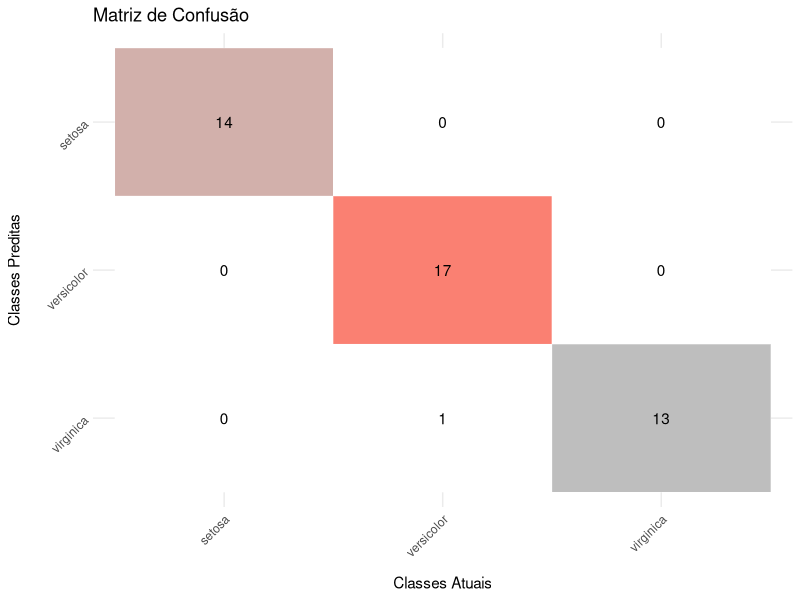

Here is the R script that generated this plot:
#######################################################################################################################
# PROGRAMA: kNN-Ricardo.R
# 
# USO: Algoritmo de Classificação Supervisionada usando k-NN (k-vizinhos mais próximos)
#
# AUTOR: Ricardo Puziol de Oliveira (rp.oliveira@unesp.br)
#
# DATA: 30 de Agosto de 2024
#######################################################################################################################
#
# DESCRIÇÃO:
#
# Este script realiza a classificação de dados usando o algoritmo k-NN. O k-NN é um método de aprendizado supervisionado
# que classifica novas amostras com base na similaridade com amostras conhecidas. As distâncias permitidas incluem 
# Euclidiana, Manhattan, Minkowski, Canberra e Chebyshev. O script também calcula e visualiza a matriz de confusão, 
# e fornece medidas de desempenho como acurácia, precisão, recall, F1-score e coeficiente Kappa.
#
# ENTRADA:
#
# train             - Matriz (matrix) ou quadro de dados (data.frame) contendo os dados do conjunto de treinamento.
# test              - Matriz (matrix) ou quadro de dados (data.frame) contendo os dados do conjunto de teste.
# tr.class          - Vetor (vector) ou matriz (matrix) contendo as classificações dos dados do conjunto de treinamento.
# te.class          - Vetor (vector) ou matriz (matrix) contendo as classificações dos dados do conjunto de teste.
# dist              - Métrica de distância a ser utilizada pelo algoritmo (padrão = "euclidean"). 
#                     As distâncias permitidas são: "euclidean", "manhattan", "minkowski", "canberra" e "chebyshev".
# k                 - Número inteiro representando o número de vizinhos a serem considerados (padrão = 3).
# lambda            - Número inteiro. Se a métrica de distância for 'minkowski', lambda deve ser definido.
#
# SAÍDA:
#
# result            - Lista contendo as seguintes medidas de desempenho:
#                     - Acurácia
#                     - Precisão
#                     - Recall
#                     - F1-Score
#                     - Especificidade
#                     - Valor Preditivo Negativo 
#                     - Taxa de Falso Positivo
#                     - Taxa de Falso Negativo
#                     - Coeficiente Kappa
#                     - Intervalos de Confiança para Acurácia e Kappa
#
# conf_matrix_plot  - Representação gráfica da matriz de confusão, visualizando a performance da classificação.
#
# EXEMPLO DE USO:
#
# data(iris)
#
# set.seed(123)
#
# train_indices <- sample(1:nrow(iris), size = 0.7 * nrow(iris))
#
# train_data <- iris[train_indices, 1:4]
# test_data <- iris[-train_indices, 1:4]
# train_labels <- iris[train_indices, 5]
# test_labels <- iris[-train_indices, 5]
#
# kNN(train = train_data, 
#     test = test_data, 
#     tr.class = train_labels, 
#     te.class = test_labels, 
#     dist = 'manhattan', 
#     k = 5)
#######################################################################################################################

kNN <- function(train, test, tr.class, te.class, dist = 'euclidean', k = 3, lambda)
{
    # Códigos de erro para entrada de argumentos inválidos 

    if(!is.data.frame(train) && !is.matrix(train))
        stop("Erro001: O objeto 'train' deve ser do tipo data.frame ou matrix.")
   
    if(!is.na(tr.class[1]))
    {
        tr.class    <- as.matrix(tr.class)
        if(nrow(train) != length(tr.class))
            stop("Erro002: Os objetos 'class' e 'train' devem ter o mesmo número de linhas.")
    }

    if(!(dist %in% c('euclidean', 'manhattan', 'minkowski', 'canberra', 'chebyshev')))
        stop("Erro003: 'dist' deve ser: 'euclidean', 'manhattan', 'minkowski', 'canberra', ou 'chebyshev'.")
   
    if (dist == 'minkowski' && is.null(lambda)) 
    {
        stop("Erro004: 'lambda' deve ser definido quando 'dist' é 'minkowski'.")
    }

    # Inicialização dos objetos

    nrow.tr      <- nrow(train)
    nrow.te      <- nrow(test)
    dist_matrix  <- matrix(0, nrow = nrow.te, ncol = nrow.tr) # Distâncias
    predict      <- as.character(nrow.te) # Predições

    # Cálculo das distâncias

    for (i in 1:nrow.te) 
    {
        for (j in 1:nrow.tr) 
        {
            if(dist == 'euclidean'){
                dist_matrix[i, j] <- sqrt(sum((train[j, ] - test[i, ])^2))
            } else if(dist == 'manhattan'){
                dist_matrix[i, j] <- sum(abs(train[j, ] - test[i, ]))
            } else if(dist == 'canberra'){
                dist_matrix[i, j] <- sum(abs(train[j, ] - test[i, ]) / (train[j, ] + test[i, ]))
            } else if(dist == 'chebyshev'){
                dist_matrix[i, j] <- max(abs(train[j, ] - test[i, ]))
            } else if (dist == 'minkowski'){
                dist_matrix[i, j] <- (sum(abs(train[j, ] - test[i, ])^lambda))^(1 / lambda)
            }
        }

        # Determinar os k vizinhos mais próximos
    
        nearest_indices <- order(dist_matrix[i, ])[1:k]
        tb.knn          <- table(tr.class[nearest_indices])
    
        # Classificação das instâncias

        predict[i] <- names(tb.knn[which.max(tb.knn)])
    }
   
    # Matriz de confusão   

    labs <- names(table(te.class))
    conf_matrix <- matrix(0, nrow = length(labs), ncol = length(labs))
    rownames(conf_matrix) <- labs
    colnames(conf_matrix) <- labs
    
    for (k in 1:length(predict))
    {
        pred <- as.character(predict[k])
        true <- as.character(te.class[k])
        conf_matrix[pred, true] <- conf_matrix[pred, true] + 1
    }
   
    # Gráfico da matriz de confusão usando ggplot2

    if (!requireNamespace("ggplot2", quietly = TRUE)) 
    {
      install.packages("ggplot2")
    }
    suppressWarnings(library(ggplot2))

    conf_matrix_melted           <- as.data.frame(as.table(conf_matrix))
    colnames(conf_matrix_melted) <- c("Predicted", "True", "Count")
    conf_matrix_melted$FillColor <- ifelse(conf_matrix_melted$Predicted == conf_matrix_melted$True, 
                                            conf_matrix_melted$Count, 
                                            NA)
    conf_matrix_plot     <- ggplot(conf_matrix_melted, aes(x = True, y = Predicted, fill = FillColor)) +
                                    geom_tile(color = "white") +
                                    geom_text(aes(label = Count), color = "black") +
                                    scale_fill_gradient(low = "gray", high = "salmon", na.value = "white") +
                                    scale_y_discrete(limits = rev(labs)) + 
                                    labs(x = "Classes Atuais", y = "Classes Preditas", title = "Matriz de Confusão") +
                                    theme_minimal() +
                                    theme(axis.text.x = element_text(angle = 45, hjust = 1),
                                          axis.text.y = element_text(angle = 45), 
                                          axis.title.x = element_text(margin = margin(t = 12)),
                                          axis.title.y = element_text(margin = margin(r = 12)),
                                          legend.position = "none")
    print(conf_matrix_plot)

    # Cálculo das métricas de desempenho:

        # - Acurácia (acc)
        # - Precisão (Ou Valor Preditivo Positivo) (precision)
        # - Valor Preditivo Negativo (negative_predictive_value)
        # - Recall (recall)
        # - Especificidade (specificity)
        # - F1-Score (f1_score)
        # - Taxa de Falso Positivo (false_positive_rate)
        # - Taxa de Falso Negativo (false_negative_rate)
        # - Coeficiente Kappa (kappa)
        # - Intervalos de Confiança para Acurácia e Kappa

    acc         <- sum(diag(conf_matrix)) / sum(conf_matrix) 
    n           <- length(te.class)
    z           <- qnorm(1 - 0.05 / 2)
    se          <- sqrt((acc * (1 - acc)) / n)
    ci_low      <- acc - z * se
    ci_high     <- min(acc + z * se, 1)

    precision   <- function(conf_matrix, label) 
    {
        tp      <- conf_matrix[label, label]
        fp      <- sum(conf_matrix[, label]) - tp
        return(tp / (tp + fp))
    }
    
    precision_values <- sapply(labs, function(label) precision(conf_matrix, label))

    recall      <- function(conf_matrix, label) 
    {
        tp      <- conf_matrix[label, label]
        fn      <- sum(conf_matrix[label, ]) - tp
        return(tp / (tp + fn))
    }

    recall_values <- sapply(labs, function(label) recall(conf_matrix, label))

    specificity <- function(conf_matrix, label) 
    {
        tn      <- sum(conf_matrix) - sum(conf_matrix[label, ]) - sum(conf_matrix[, label]) + conf_matrix[label, label]
        fp      <- sum(conf_matrix[, label]) - conf_matrix[label, label]
        return(tn / (tn + fp))
    }

    specificity_values <- sapply(labs, function(label) specificity(conf_matrix, label))

    f1_score    <- function(precision, recall) 
    {
        if(precision + recall == 0) return(0)
        return(2 * (precision * recall) / (precision + recall))
    }
    
    f1_scores   <- mapply(f1_score, precision_values, recall_values)

    false_positive_rate <- function(conf_matrix, label) 
    {
        tp      <- conf_matrix[label, label]
        fp      <- sum(conf_matrix[, label]) - tp
        tn      <- sum(conf_matrix) - sum(conf_matrix[label, ]) - sum(conf_matrix[, label]) + conf_matrix[label, label]
        return(fp / (fp + tn))
    }

    fpr_values  <- sapply(labs, function(label) false_positive_rate(conf_matrix, label))

    false_negative_rate <- function(conf_matrix, label) 
    {
        tp      <- conf_matrix[label, label]
        fn      <- sum(conf_matrix[label, ]) - tp
        return(fn / (fn + tp))
    }

    fnr_values  <- sapply(labs, function(label) false_negative_rate(conf_matrix, label))

    negative_predictive_value <- function(conf_matrix, label) 
    {
        tn      <- sum(conf_matrix) - sum(conf_matrix[label, ]) - sum(conf_matrix[, label]) + conf_matrix[label, label]
        fn      <- sum(conf_matrix[label, ]) - conf_matrix[label, label]
        return(tn / (tn + fn))
    }

    npv_values  <- sapply(labs, function(label) negative_predictive_value(conf_matrix, label))
      
    observed_acc        <- acc
    expected_acc        <- sum(rowSums(conf_matrix) * colSums(conf_matrix)) / (n^2)
   
    kappa               <- (observed_acc - expected_acc) / (1 - expected_acc)
    se_kappa            <- sqrt((observed_acc * (1 - observed_acc)) / (n*(1 - expected_acc)^2))
    ci_kappa_low        <- kappa - z * se_kappa
    ci_kappa_high       <- min(kappa + z * se_kappa, 1)

    # Descrição das distâncias

    dist_description <- switch(dist,
                               'euclidean' = 'Euclidiana',
                               'manhattan' = 'Manhattan',
                               'minkowski' = 'Minkowski',
                               'canberra'  = 'Canberra',
                               'chebyshev' = 'Chebyshev')

   # Gerar texto com os resultados

   conf_matrix_text <- paste("Matriz de Confusão:\n",
                             paste(capture.output(print(conf_matrix)), collapse = "\n"))

    metrics_text <- paste(
                        "Métricas:\n",
                        sprintf("Distância Utilizada: %s", dist_description), "\n",
                        sprintf("Acurácia: %.3f", acc), "\n",
                        sprintf("Intervalo de Confiança da Acurácia: [%.3f, %.3f]", ci_low, ci_high), "\n",
                        sprintf("Coeficiente Kappa: %.3f", kappa), "\n",
                        sprintf("Intervalo de Confiança do Kappa: [%.3f, %.3f]", ci_kappa_low, ci_kappa_high), "\n",
                        sprintf("Recall: %s", paste(sprintf("%.3f", recall_values), collapse = ", ")), "\n",
                        sprintf("Especificidade: %s", paste(sprintf("%.3f", specificity_values), collapse = ", ")), "\n",
                        sprintf("Precisão: %s", paste(sprintf("%.3f", precision_values), collapse = ", ")), "\n",
                        sprintf("Previsão Negativa: %s", paste(sprintf("%.3f", npv_values), collapse = ", ")), "\n",
                        sprintf("Taxa de Falso Positivo: %s", paste(sprintf("%.3f", fpr_values), collapse = ", ")), "\n",
                        sprintf("Taxa de Falso Negativo: %s", paste(sprintf("%.3f", fnr_values), collapse = ", ")), "\n",
                        sprintf("F1-Score: %s", paste(sprintf("%.3f", f1_scores), collapse = ", ")), "\n")
   
   result_text   <- paste(conf_matrix_text, metrics_text, sep = "\n\n")

   # Mostrar a saída como texto
   
   cat(result_text)
   
   # Resultados como lista para compatibilidade

   result <- list('Distance' = dist,
                  'Accuracy' = acc,
                  'Confusion Matrix' = conf_matrix,
                  'Prediction' = as.factor(predict),
                  'Precision' = precision_values,
                  'Recall' = recall_values,
                  'Specificity' = specificity_values,
                  'F1-Score' = f1_scores,
                  'False Positive Rate' = fpr_values,
                  'False Negative Rate' = fnr_values,
                  'Negative Predictive Value' = npv_values,
                  'Confidence Interval of Accuracy' = c(Lower = ci_low, Upper = ci_high),
                  'Kappa' = kappa,
                  'Confidence Interval of Kappa' = c(Lower = ci_kappa_low, Upper = ci_kappa_high))
}

set.seed(123)
train_indices <- sample(1:nrow(iris), size = 0.7 * nrow(iris))
train_data <- iris[train_indices, 1:4]
test_data <- iris[-train_indices, 1:4]
train_labels <- iris[train_indices, 5]
test_labels <- iris[-train_indices, 5]

kNN(train = train_data, test = test_data, tr.class = train_labels, te.class = test_labels, dist = 'euclidean', k = 3)
